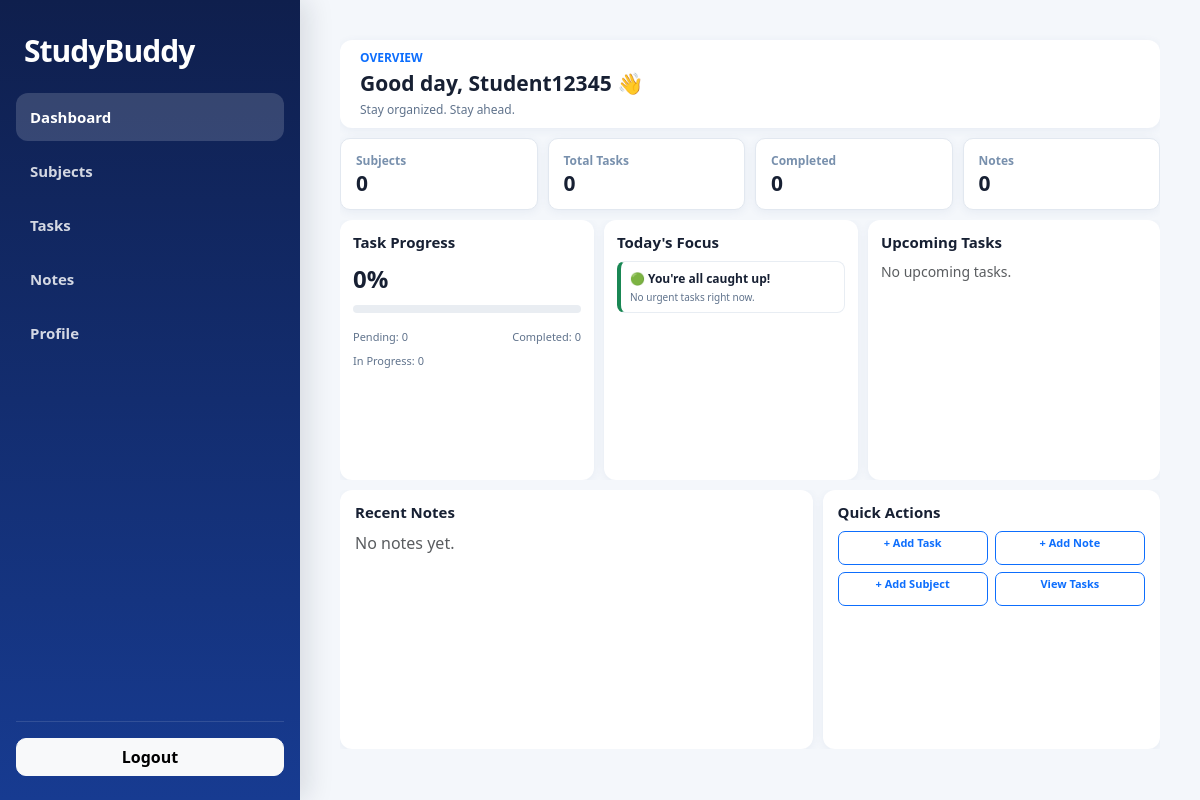
The app's page /dashboard/ (signed in), older data.
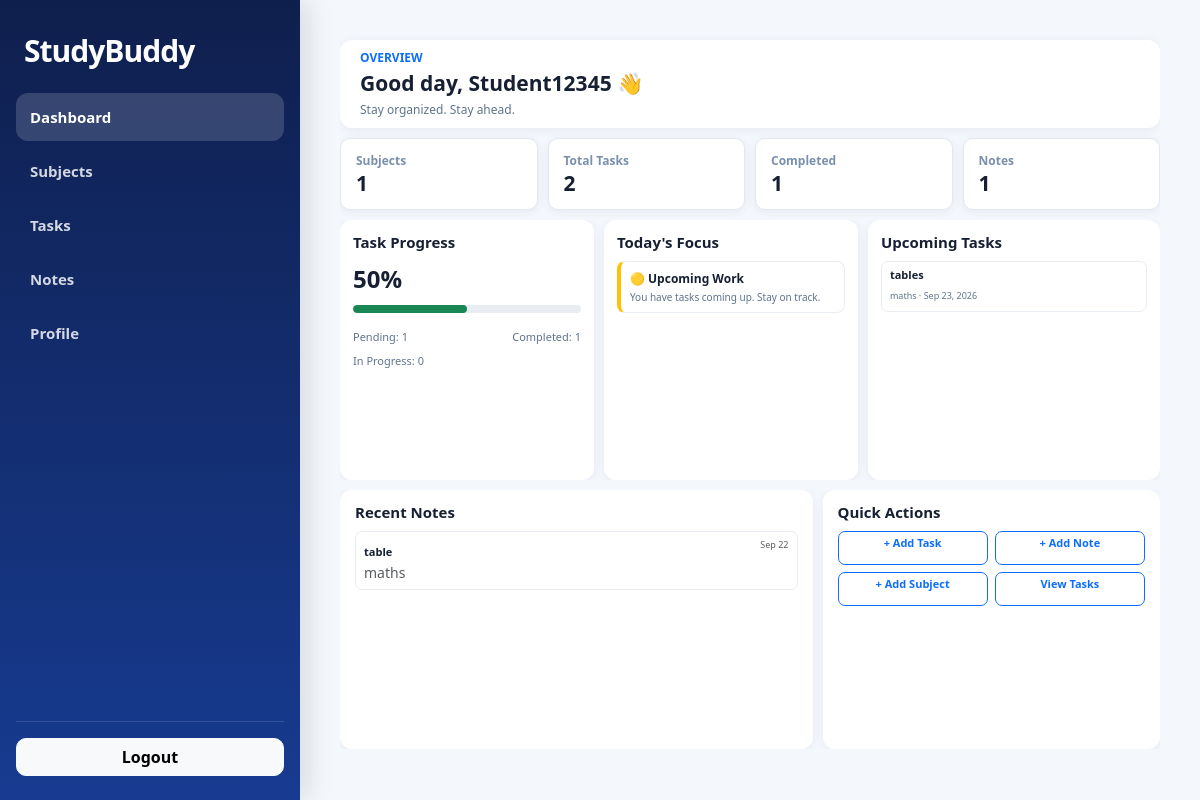
The same page, newer data.
### tasks/models.py (models this page shows, shortened)
class Task(models.Model):
    STATUS_CHOICES = [
        ('Pending', 'Pending'),
        ('In Progress', 'In Progress'),
        ('Completed', 'Completed'),
    ]
    PRIORITY_CHOICES = [
        ('Low', 'Low'),
        ('Medium', 'Medium'),
        ('High', 'High'),
    ]
    user = models.ForeignKey(
        settings.AUTH_USER_MODEL,
        on_delete=models.CASCADE,
        related_name='tasks'
    )
    subject = models.ForeignKey(
        'Subject',
        on_delete=models.CASCADE,
        related_name='tasks',
        null=True,
        blank=True
    )
    title = models.CharField(
        max_length=200
    )
    description = models.TextField(
        blank=True,
        default=''
    )
    category = models.CharField(
        max_length=50,
        default='General',
        blank=True
    )
    priority = models.CharField(
        max_length=10,
        choices=PRIORITY_CHOICES,
        default='Medium'
    )
    status = models.CharField(
        max_length=20,
        choices=STATUS_CHOICES,
        default='Pending'
    )
    due_date = models.DateField(
        null=True,
        blank=True
    )
    reminder_sent_at = models.DateTimeField(
        null=True,
        blank=True
    )
    created_at = models.DateTimeField(
        auto_now_add=True
    )
    updated_at = models.DateTimeField(
        auto_now=True
    )
    class Meta:
        ordering = [
            'due_date',
            'priority',
            'title'
        ]

class Subject(models.Model):
    user = models.ForeignKey(
        settings.AUTH_USER_MODEL,
        on_delete=models.CASCADE,
        related_name='subjects'
    )
    name = models.CharField(
        max_length=100
    )
    description = models.TextField(
        blank=True,
        default=''
    )
    created_at = models.DateTimeField(
        auto_now_add=True
    )
    updated_at = models.DateTimeField(
        auto_now=True
    )
    class Meta:
        ordering = ['name']

class Note(models.Model):
    user = models.ForeignKey(
        settings.AUTH_USER_MODEL,
        on_delete=models.CASCADE,
        related_name='notes'
    )
    subject = models.ForeignKey(
        'Subject',
        on_delete=models.SET_NULL,
        related_name='notes',
        null=True,
        blank=True
    )
    title = models.CharField(
        max_length=200
    )
    content = models.TextField()
    attachment = models.FileField(
        upload_to='notes/',
        blank=True,
        null=True
    )
    created_at = models.DateTimeField(
        auto_now_add=True
    )
    updated_at = models.DateTimeField(
        auto_now=True
    )
    class Meta:
        ordering = ['-updated_at']

### dashboard/views.py (the view)
@login_required
def dashboard_home(request):
    subjects = Subject.objects.filter(
        user=request.user
    )
    tasks = Task.objects.filter(
        user=request.user
    )
    notes = Note.objects.filter(
        user=request.user
    )
    today = date.today()
    total_subjects = subjects.count()
    total_tasks = tasks.count()
    completed_tasks = tasks.filter(
        status='Completed'
    ).count()
    pending_tasks = tasks.filter(
        status='Pending'
    ).count()
    in_progress_tasks = tasks.filter(
        status='In Progress'
    ).count()
    total_notes = notes.count()
    overdue_tasks = tasks.filter(
        due_date__lt=today,
        status__in=[
            'Pending',
            'In Progress'
        ]
    ).count()
    upcoming_tasks = tasks.filter(
        due_date__gte=today,
        status__in=[
            'Pending',
            'In Progress'
        ]
    ).select_related(
        'subject'
    ).order_by(
        'due_date'
    )[:5]
    recent_notes = notes.select_related(
        'subject'
    ).order_by(
        '-updated_at'
    )[:5]
    if total_tasks:
        completion_percentage = round(
            (completed_tasks / total_tasks) * 100
        )
    else:
        completion_percentage = 0
    context = {
        'user': request.user,
        'total_subjects': total_subjects,
        'total_tasks': total_tasks,
        'completed_tasks': completed_tasks,
        'pending_tasks': pending_tasks,
        'in_progress_tasks': in_progress_tasks,
        'total_notes': total_notes,
        'recent_notes': recent_notes,
        'overdue_tasks': overdue_tasks,
        'upcoming_tasks': upcoming_tasks,
        'completion_percentage': completion_percentage,
    }
    return render(
        request,
        'dashboard/dashboard.html',
        context
    )

### templates/dashboard/dashboard.html (shortened to what the changed rows need)
{% extends 'base.html' %}
{% block content %}
<div class="dashboard">
    <div class="card welcome-card">
        <h2>
            Good day, {{ user.first_name|default:user.username }} 👋
        </h2>
    </div>
    <div class="stat-grid">
        <div class="stat-card">
            <p class="stat-card-label">
                Subjects
            </p>
            <h3 class="stat-card-value">
                {{ total_subjects }}
            </h3>
        </div>
        <div class="stat-card">
            <p class="stat-card-label">
                Total Tasks
            </p>
            <h3 class="stat-card-value">
                {{ total_tasks }}
            </h3>
        </div>
        <div class="stat-card">
            <p class="stat-card-label">
                Completed
            </p>
            <h3 class="stat-card-value">
                {{ completed_tasks }}
            </h3>
        </div>
        <div class="stat-card">
            <p class="stat-card-label">
                Notes
            </p>
            <h3 class="stat-card-value">
                {{ total_notes }}
            </h3>
        </div>
    </div>
    <div class="middle-grid">
        <div class="card middle-card">
            <h5 class="section-title">
                Task Progress
            </h5>
            <div class="progress-percentage">
                {{ completion_percentage }}%
            </div>
            <div class="progress-wrapper">
                <div
                    class="progress"
                    role="progressbar"
                    aria-valuenow="{{ completion_percentage }}"
                    aria-valuemin="0"
                    aria-valuemax="100"
                >
                    <div
                        class="progress-bar bg-success"
                        id="taskProgressBar"
                    ></div>
                </div>
            </div>
            <div class="task-info">
                <span>
                    Pending: {{ pending_tasks }}
                </span>
                <span>
                    Completed: {{ completed_tasks }}
                </span>
            </div>
            <div class="task-info-bottom">
                In Progress: {{ in_progress_tasks }}
            </div>
        </div>
        <div class="card middle-card">
            <div class="focus-list">
                {% if upcoming_tasks %}
                <div class="focus-item focus-warning">
                    <div class="focus-item-title">
                        🟡 Upcoming Work
                    </div>
                    <div class="focus-item-text">
                        You have tasks coming up.
                        Stay on track.
                    </div>
                </div>
                {% endif %}
                {% if overdue_tasks == 0 and not upcoming_tasks %}
                <div class="focus-item focus-success">
                    <div class="focus-item-title">
                        🟢 You're all caught up!
                    </div>
                    <div class="focus-item-text">
                        No urgent tasks right now.
                    </div>
                </div>
                {% endif %}
            </div>
        </div>
        <div class="card middle-card">
            <h5 class="section-title">
                Upcoming Tasks
            </h5>
            {% if upcoming_tasks %}
            <div class="task-list">
                {% for task in upcoming_tasks %}
                <div class="task-item">
                    <div class="task-item-title">
                        {{ task.title }}
                    </div>
                    <small>
                        {{ task.subject.name|default:'General' }}
                        ·
                        {{ task.due_date|date:'M d, Y' }}
                    </small>
                </div>
                {% endfor %}
            </div>
            {% else %}
            <p class="text-muted mb-0 small">
                No upcoming tasks.
            </p>
            {% endif %}
        </div>
    </div>
    <div class="bottom-grid">
        <div class="card bottom-card">
            <h5 class="section-title">
                Recent Notes
            </h5>
            {% if recent_notes %}
            <div class="note-list">
                {% for note in recent_notes %}
                <div class="note-item">
                    <div
                        class="d-flex justify-content-between align-items-start gap-2"
                    >
                        <div>
                            <strong>
                                {{ note.title }}
                            </strong>
                            <div class="text-muted small">
                                {{ note.subject.name|default:'General' }}
                            </div>
                        </div>
                        <small class="text-muted">
                            {{ note.updated_at|date:'M d' }}
                        </small>
                    </div>
                </div>
                {% endfor %}
            </div>
            {% else %}
            <p class="text-muted mb-0">
                No notes yet.
            </p>
            {% endif %}
        </div>
    </div>
</div>
{% endblock %}

Row changes from the older to the newer data that the page shows:
added Task: title "tables", subject.name "maths", due_date "Sep 23, 2026"
added Note: title "table", subject.name "maths", updated_at "Sep 22"
Text that changed along with them:
{{ total_subjects }}: "0" → "1"
{{ total_tasks }}: "0" → "2"
{{ completed_tasks }}: "0" → "1"
{{ total_notes }}: "0" → "1"
{{ completion_percentage }}: "0" → "50"
{{ pending_tasks }}: "0" → "1"
text no longer shown: "🟢 You're all caught up! No urgent tasks right now. No upcoming tasks. No notes yet."
text now shown: "🟡 Upcoming Work You have tasks coming up. Stay on track."
